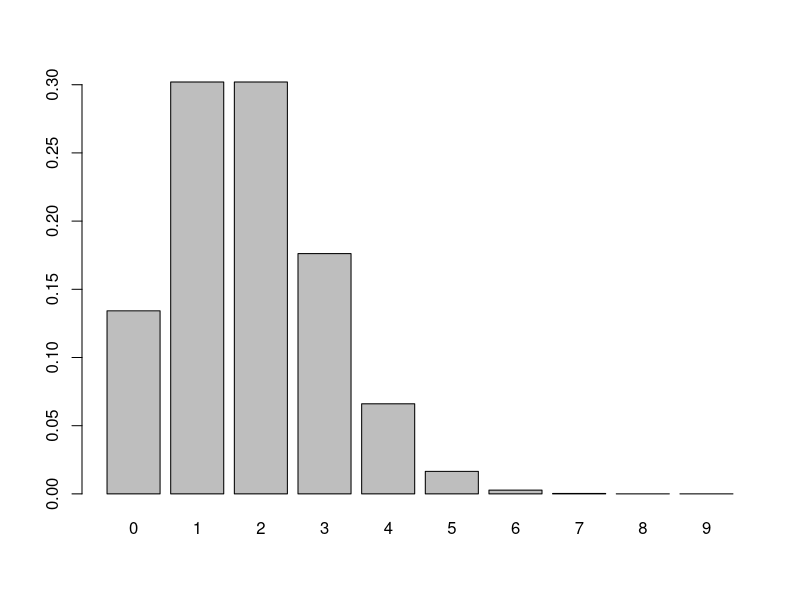
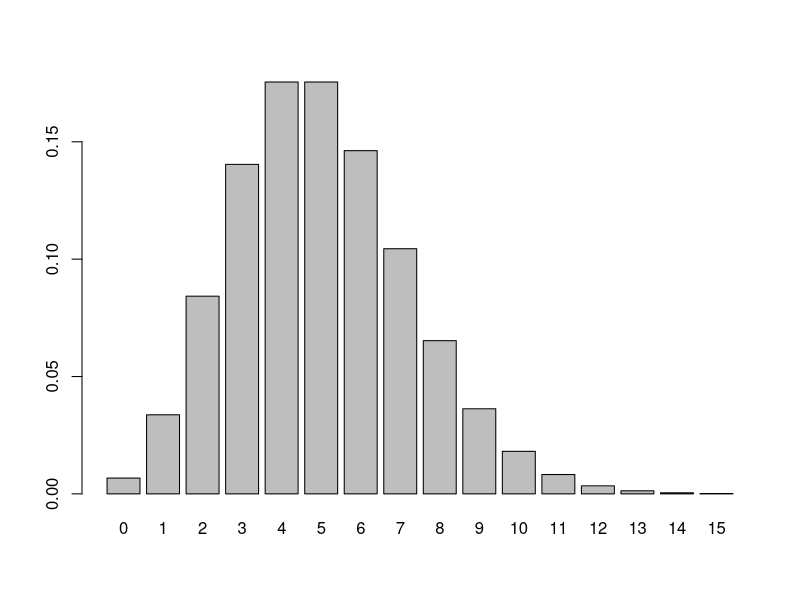
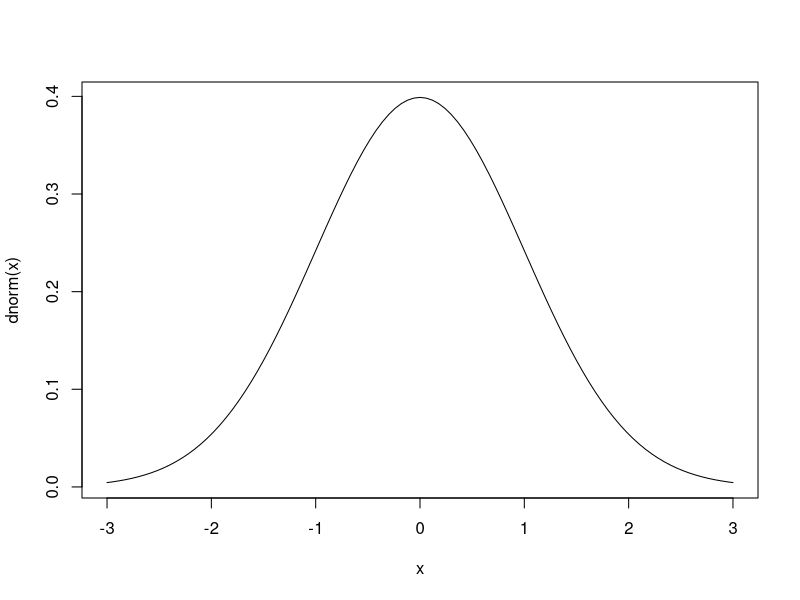
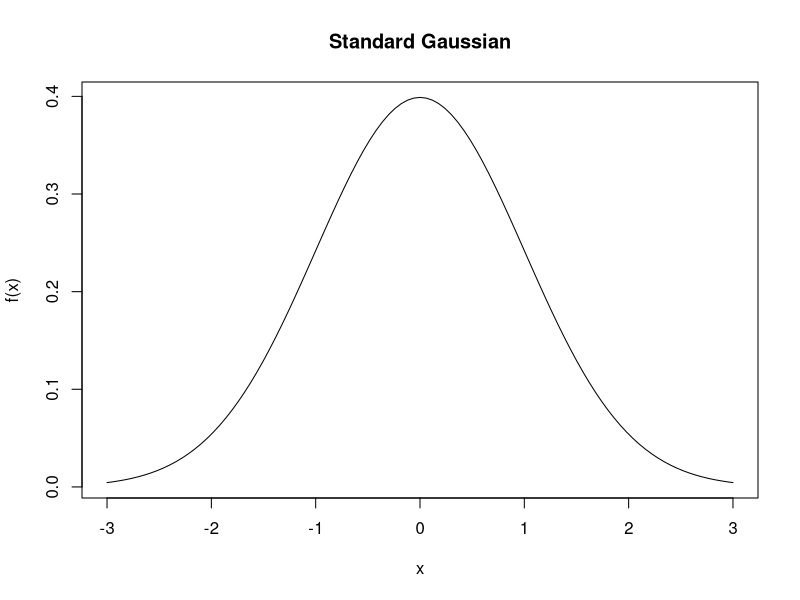
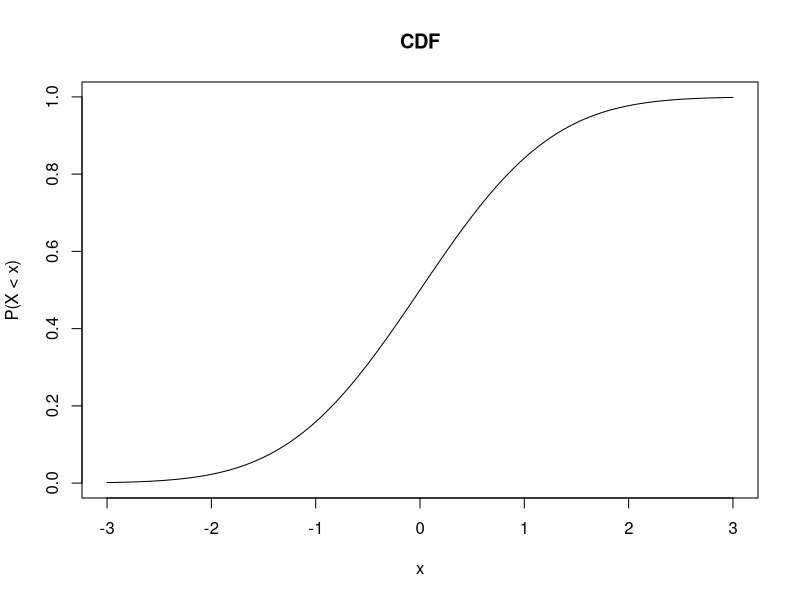
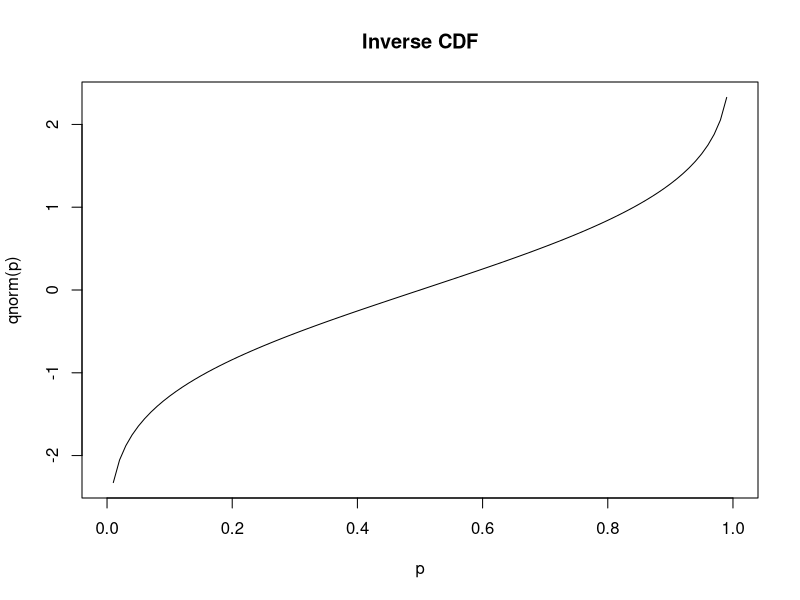
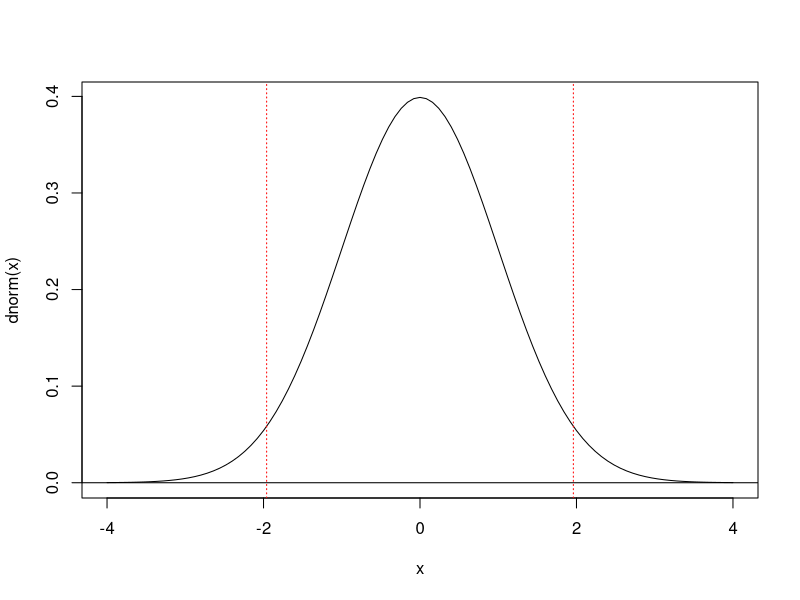
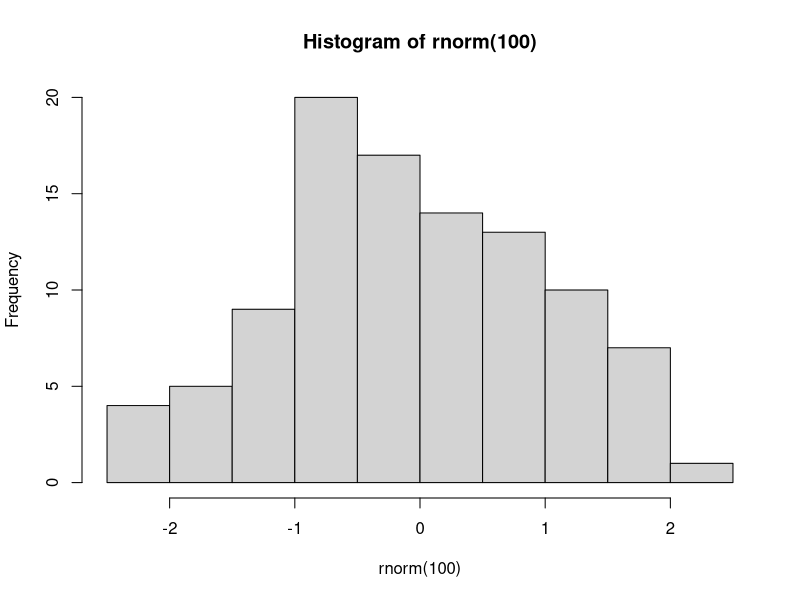

Here is the R script that generated these plots, in order:
## ---- chunk 1
knitr::opts_chunk$set(echo=TRUE, fig.align="center")
options(width=110)
## ---- chunk 2
choose(9,1)
## ---- chunk 3
choose(9,2)
factorial(9)
factorial(2)
factorial(9-2)
factorial(9)/(factorial(2)*factorial(9-2))
## ---- chunk 4
choose(9,0:9)
## ---- chunk 5
(1-0.2)^9
choose(9,0)*(0.2^0)*(0.8^9)
dbinom(0,9,0.2)
## ---- chunk 6
0.2^9
choose(9,9)*(0.2^9)*(0.8^0)
dbinom(9,9,0.2)
## ---- chunk 7
choose(9,1)*(0.2^1)*(0.8^8)
dbinom(1,9,0.2)
## ---- chunk 8
dbinom(0:9,9,0.2)
barplot(dbinom(0:9,9,0.2),names=0:9)
## ---- chunk 9
dbinom(0:4,9,0.2)
sum(dbinom(0:4,9,0.2))
pbinom(4,9,0.2)
1- pbinom(4,9,0.2)
pbinom(4,9,0.2,lower=FALSE)
## ---- chunk 10
set.seed(4)
rbinom(1,9,0.2)
rbinom(10,9,0.2)
x <- rbinom(100,9,0.2)
table(x)
prop.table(table(x))
table(x)/length(x)
round(dbinom(0:9,9,0.2),2)
## ---- chunk 11
dpois(3,5)
exp(-5)*(5^3)/factorial(3)
dpois(0:15,5)
barplot(dpois(0:15,5),names=0:15)
## ---- chunk 12
dpois(0:7,5)
sum(dpois(0:7,5))
ppois(7,5)
1 - ppois(7,5)
ppois(7,5,lower=FALSE)
## ---- chunk 13
rpois(1,5)
rpois(20,5)
x <- rpois(100,5)
table(x)
prop.table(table(x))
round(dpois(0:10,5),2)
## ---- chunk 14
n <- 50000
p <- 1/100000
lambda <- n*p
lambda
dbinom(0:5,n,p)
dpois(0:5,lambda)
dbinom(0:5,n,p) - dpois(0:5,lambda)
## ---- chunk 15
curve(dnorm(x), from=-3, to=3)
curve(dnorm(x), from=-3, to=3, ylab="f(x)", main="Standard Gaussian")
dnorm(0)
dnorm(1)
dnorm(3)
## ---- chunk 16
curve(pnorm(x), from=-3, to=3, ylab="P(X < x)", main="CDF")
pnorm(0)
pnorm(2)
pnorm(-2)
pnorm(2) - pnorm(-2)
## ---- chunk 17
curve(qnorm(x), from=0, to=1, main="Inverse CDF", xlab="p", ylab="qnorm(p)")
qnorm(0.5)
qnorm(0.95)
qnorm(0.975)
qnorm(0.025)
## ---- chunk 18
L <- qnorm(0.025)
L
U <- qnorm(0.975)
U
curve(dnorm(x), from=-4, to=4)
abline(h=0)
abline(v=c(L,U), col="red", lty="dotted")
## ---- chunk 19
rnorm(10)
hist(rnorm(100), breaks=11)
y <- rnorm(10000)
hist(y, breaks=seq(-4.5,4.5,by=0.25))
hist(y, breaks=seq(-4.5,4.5,by=0.25), prob=TRUE)
curve(dnorm(x), from=-4.5, to=4.5, add=TRUE, col="red", lwd=2)
## ---- chunk 20
curve(dnorm(x,mean=5,sd=2), from=-2, to=12, ylab="f(x)", main="Normal(mean=5,sd=2)")
curve(pnorm(x,mean=5,sd=2), from=-2, to=12, ylab="P(X < x)", main="CDF")
curve(qnorm(x,mean=5,sd=2), from=0, to=1, main="Inverse CDF", xlab="p", ylab="qnorm(p)")
## ---- chunk 21
curve(dnorm(x,mean=69,sd=3), from=57, to=81, ylab="f(x)", main="Normal(mean=69,sd=3)")
## ---- chunk 22
pnorm(67,mean=69,sd=3,lower=FALSE)
pnorm(67,69,3,lower=FALSE)
1 - pnorm(67,69,3)
pnorm((67-69)/3,lower=FALSE)
pnorm(2/3)
## ---- chunk 23
pnorm(72,69,3)
pnorm(63,69,3)
pnorm(72,69,3) - pnorm(63,69,3)
pnorm((72-69)/3) - pnorm((63-69)/3)
pnorm(1) - pnorm(-2)
## ---- chunk 24
curve(dunif(x), from=-1, to=2, ylab="f(x)", main="Uniform(0,1)")
dunif(1)
dunif(0)
dunif(0.5)
dunif(2)
dunif(-1)
## ---- chunk 25
curve(punif(x), from=-1, to=2, ylab="P(X < x)", main="CDF")
punif(1)
punif(0)
punif(0.5)
## ---- chunk 26
curve(qunif(x), main="Inverse CDF")
qunif(0.5)
qunif(0.95)
qunif(0.05)
## ---- chunk 27
curve(dunif(x,0,360), from=-40, to=400, ylab="f(x)", main="Uniform(0,360)")
1/360
curve(punif(x,0,360), from=-40, to=400, ylab="P(X < x)", main="CDF")
curve(qunif(x,0,360), main="Inverse CDF")
qunif(0.5,0,360)
